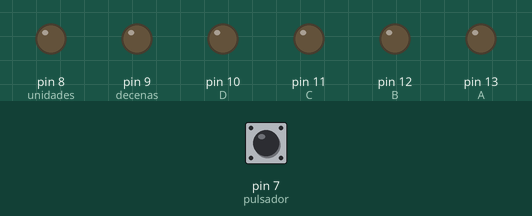
Bench run of a sketch on a simulated Arduino Uno, built with avr-gcc and run on an emulated ATmega328P. Parts: output pins drawn as LEDs (lit = HIGH). Dashed ring = blinking. The test bench sets the inputs (shaded band); at power-on: pin 7 (pulsador) LOW.

Above: at 1.4 s.
1.5 s: pin 7 (pulsador) pulled HIGH for 1 s
At 3.5 s:
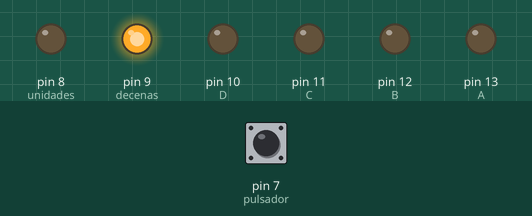
4.0 s: pin 7 (pulsador) pulled HIGH for 0.35 s
At 5.0 s:
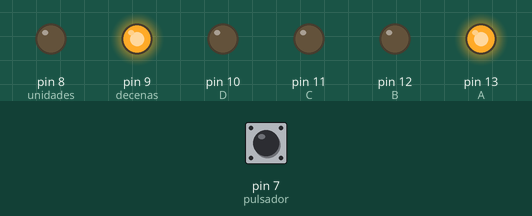
5.9 s: pin 7 (pulsador) pulled HIGH for 3.2 s
At 9.8 s:
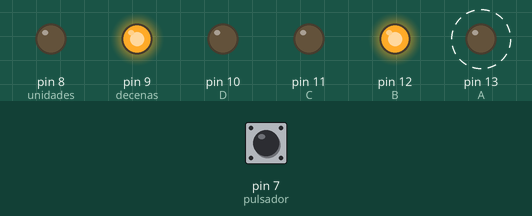
10.6 s: pin 7 (pulsador) driven HIGH
At 12.35 s:
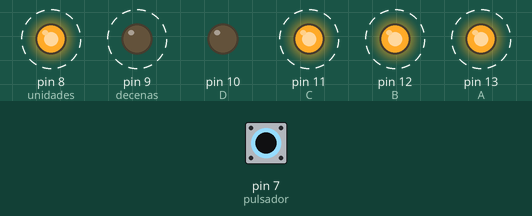
13.6 s: pin 7 (pulsador) driven LOW
At 13.75 s:
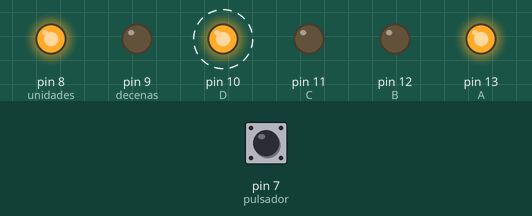
15.2 s: pin 7 (pulsador) driven HIGH
At 16.0 s:
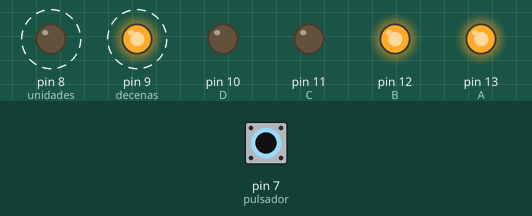
Timing chart, 0 to 22.1 s (numbered marks = the images above; inputs shaded):
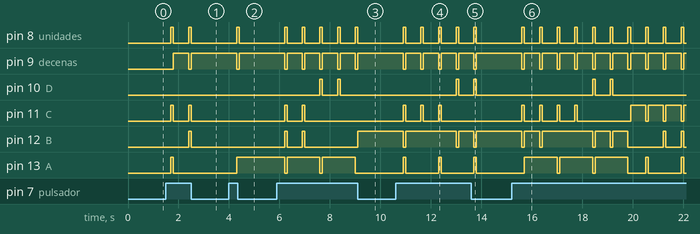

The sketch:

FloresKevin_ejercicio2_deber3.ino
```cpp
/*
 * Realizar un contador mediante un pulsador de 0-99, se observa en displays.
 * Nombre: Kevin Flores
 * Fecha: 14-11-2016
 */
  int A=13;
  int B=12;
  int C=11;
  int D=10;
  int decenas=9;
  int unidades=8;
  int pulsador=7;
  int contador=0;
  int valor_decena;
  int valor_unidad;
void setup() {
  pinMode (A,OUTPUT);
  pinMode (B,OUTPUT);
  pinMode (C,OUTPUT);
  pinMode (D,OUTPUT);
  pinMode (unidades,OUTPUT);
  pinMode (decenas,OUTPUT);
  pinMode(pulsador,INPUT);
}
void contador_display(int numero){
  switch(numero){
   case 0:
    //0
    digitalWrite (A,LOW);
    digitalWrite (B,LOW);
    digitalWrite (C,LOW);
    digitalWrite (D,LOW);
   break;
   case 1:
    //1
    digitalWrite (A,HIGH);
    digitalWrite (B,LOW);
    digitalWrite (C,LOW);
    digitalWrite (D,LOW);
   break;
   case 2:
    //2
    digitalWrite (A,LOW);
    digitalWrite (B,HIGH);
    digitalWrite (C,LOW);
    digitalWrite (D,LOW);
   break;
   case 3:
    //3
    digitalWrite (A,HIGH);
    digitalWrite (B,HIGH);
    digitalWrite (C,LOW);
    digitalWrite (D,LOW);
   break;
   case 4:
    //4
    digitalWrite (A,LOW);
    digitalWrite (B,LOW);
    digitalWrite (C,HIGH);
    digitalWrite (D,LOW);
   break;
   case 5:
    //5
    digitalWrite (A,HIGH);
    digitalWrite (B,LOW);
    digitalWrite (C,HIGH);
    digitalWrite (D,LOW);
   break;
   case 6:
    //6
    digitalWrite (A,LOW);
    digitalWrite (B,HIGH);
    digitalWrite (C,HIGH);
    digitalWrite (D,LOW);
   break;
   case 7:
    //7
    digitalWrite (A,HIGH);
    digitalWrite (B,HIGH);
    digitalWrite (C,HIGH);
    digitalWrite (D,LOW);
   break;
   case 8:
    //8
    digitalWrite (A,LOW);
    digitalWrite (B,LOW);
    digitalWrite (C,LOW);
    digitalWrite (D,HIGH);
   break;
   case 9:
    //9
    digitalWrite (A,HIGH);
    digitalWrite (B,LOW);
    digitalWrite (C,LOW);
    digitalWrite (D,HIGH);
   break;
  }
}
void loop() {

    for(;contador<99;contador++){

      if(digitalRead(pulsador)==HIGH){
      delay(200);
      valor_decena=contador/10;
      valor_unidad=contador-(valor_decena*10);
      digitalWrite(unidades,HIGH);
      digitalWrite(decenas,LOW);
      //imprimir dato
      contador_display(valor_unidad);
      delay(100);
      digitalWrite(unidades,LOW);
      digitalWrite(decenas,HIGH);
      //imprimir dato
      contador_display(valor_decena);
      delay(100);

      }delay(300);
   }contador=0;
}
```

Measured:
- after the input at 1.5 s, pin 8 (unidades), pin 11 (C): alternates HIGH for 0.10 s and LOW for 0.60 s, 4 changes in all, then stays LOW, starting after 0.20 s; pin 9 (decenas): LOW → HIGH after 0.30 s, → LOW 0.60 s later, → HIGH 0.10 s later; pin 12 (B): LOW → HIGH after 0.90 s, → LOW 0.10 s later; pin 13 (A): LOW → HIGH after 0.20 s, → LOW 0.10 s later
- after the input at 4.0 s, pin 8 (unidades): LOW → HIGH after 0.30 s, → LOW 0.10 s later; pin 9 (decenas): HIGH → LOW after 0.30 s, → HIGH 0.10 s later; pin 13 (A): LOW → HIGH after 0.30 s
- after the input at 5.9 s, pin 8 (unidades): alternates HIGH for 0.10 s and LOW for 0.60 s, 10 changes in all, then stays LOW, starting after 0.30 s; pin 9 (decenas): alternates HIGH for 0.60 s and LOW for 0.10 s, 10 changes in all, then stays HIGH, starting after 0.30 s
- after the input at 10.6 s, pin 8 (unidades): alternates HIGH for 0.10 s and LOW for 0.60 s, starting after 0.30 s; pin 9 (decenas): alternates HIGH for 0.60 s and LOW for 0.10 s, starting after 0.30 s
- after the input at 13.6 s, pin 8 (unidades), pin 13 (A): goes on until 13.8 s, then stays LOW; pin 9 (decenas), pin 12 (B): goes on until 13.8 s, then stays HIGH
- after the input at 15.2 s, pin 8 (unidades): alternates HIGH for 0.10 s and LOW for 0.60 s, starting after 0.40 s; pin 9 (decenas): alternates HIGH for 0.60 s and LOW for 0.10 s, starting after 0.40 s
